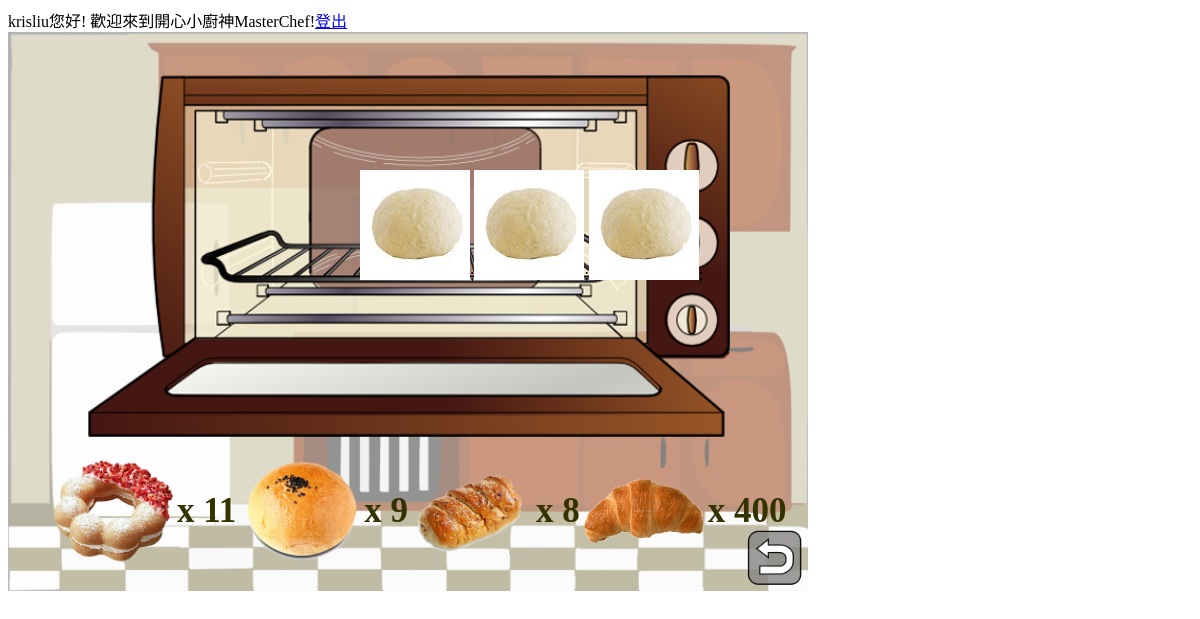
/masterchef/breadoven.php (signed in), run on the app's committed database.
### tables this page shows
CREATE TABLE IF NOT EXISTS `breadoven` (
  `uid` int(11) NOT NULL,
  `user` varchar(11) NOT NULL,
  `name` varchar(20) NOT NULL,
  `amount` int(11) NOT NULL,
  `exp` int(11) NOT NULL,
  `time` int(11) NOT NULL,
  `cash` int(11) NOT NULL,
  `sold` int(11) NOT NULL,
  `status` int(11) NOT NULL
);

### masterchef/breadoven.php (the view, shortened to what this page needs)
<?php
require("config.php");
?>
<head>
</head>
<html>
<body>
    <div class="container">
		<div>
            <div id="droppable" class="ui-widget-header">
				<img src ="pics\ovenhome.png" style="z-index:1" width="800px" id="bread">
			</div>
		</div>
	</div>
<div class="uncook">
<?php
$sql2 = "select * from breadoven";
$results2=mysqli_query($conn,$sql2);
while ($rs2=mysqli_fetch_array($results2)) {
if($rs2['status']==1)
    echo"<img src=\"pics\\uncook.png\" width=\"110px\">;";
}
?>
</div>
<div class="equipment">
<table>
<?php
$sql = "select * from breadoven where amount>0;";
$results=mysqli_query($conn,$sql);
echo "<tr>";
while ($rs=mysqli_fetch_array($results)) {
	$src = $rs['name'];
	if($rs['status']==0)
	echo "<td><a class=\"js-open-modal btn\" href=\"#\" data-modal-id=\"buy{$rs['uid']}\">
	<img src=\"pics\\{$src}.png\" width=\"120px\"></a></td>";
	if($rs['status']==1)
	echo "<td><a class=\"js-open-modal btn\" href=\"#\" data-modal-id=\"notbuy{$rs['uid']}\">
	<img src=\"pics\\{$src}.png\" width=\"120px\"></a></td>";
	echo "<td>x " , $rs['amount'] ,"</td>" ;
}
echo"</tr>";
?>
</table>
</div>
<div class="Back" style="z-index:15">
<a href="home.php"><img src="pics/unnamed.png" id="back" width="60px" height="auto" ></a>
</div>
</body>
</html>

### masterchef/breadoven.php (style rules this page uses)
.equipment { position: absolute; left:170px; top:520px; }
tr td { font-size: 35px; color: #333300; font-family: cursive; font-weight: bold; text-shadow: 0px 0px 7px #fff, 0px 0px 5px #fff, 0px 0px 5px #fff, 0px 0px 5px #fff, 0px 0px 5px #fff, 0px 0px 5px #fff, 0px 0px 5px #fff, 0px 0px 5px #fff, 0px 0px 5px #fff, 0px 0px 5px #fff, 0px 0px 5px #fff, }
.equipment { left: 50px; top: 448px; }
.Back { width: 150px; height: 100px; position: absolute; left: 745px; top: 528px; }
.uncook { position: absolute; left: 360px; top: 170px; }

### data on the page
breadoven: status 1 (drawn), name (picture), amount "11"
breadoven: status 1 (drawn), name (picture), amount "9"
breadoven: status 1 (drawn), name (picture), amount "8"
breadoven: name (picture), amount "400"
